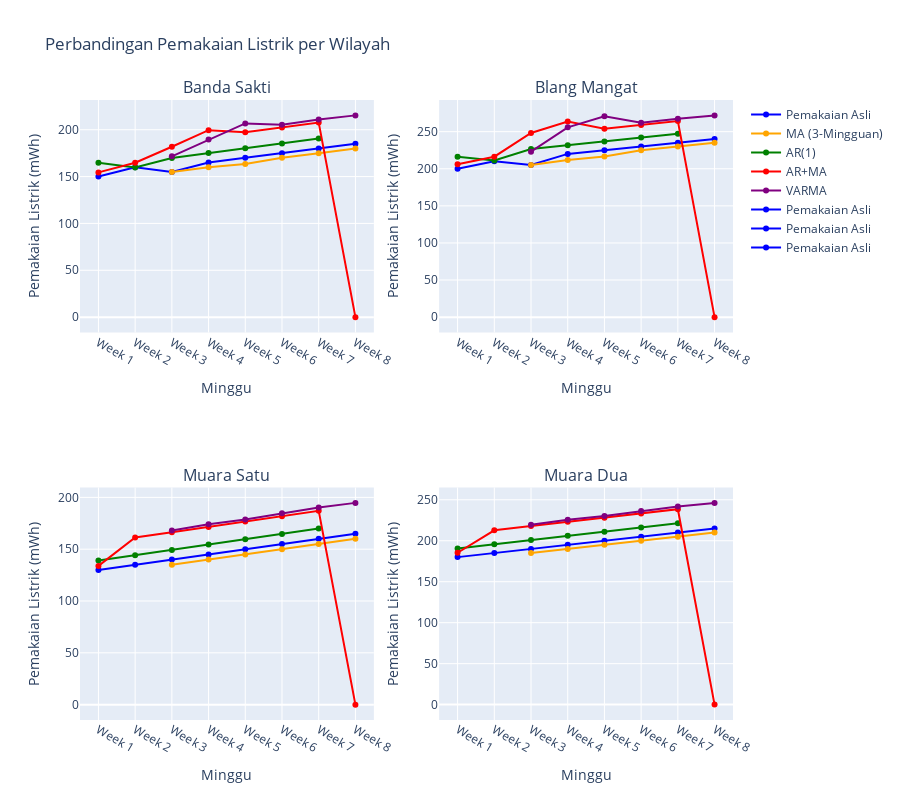

Here is the notebook cell this chart was saved with:
### Code cell
# 7. Plotting grafik perbandingan per wilayah dalam grid 2x2 menggunakan Plotly
fig = make_subplots(rows=2, cols=2, subplot_titles=regions)

for idx, region in enumerate(regions):
    df_region = df_regions[region]
    row = idx // 2 + 1
    col = idx % 2 + 1
    
    # Pemakaian Asli
    fig.add_trace(go.Scatter(x=df_region['Minggu'], y=df_region['Y'], mode='lines+markers', 
                             name='Pemakaian Asli', line=dict(color=colors['Pemakaian Asli'])), row=row, col=col)
    
    # Menambahkan model dengan warna yang ditentukan
    for model in models:
        show_legend = (region == regions[0])  # Hanya tunjukkan legend pada subplot pertama
        fig.add_trace(go.Scatter(x=df_region['Minggu'], y=df_region[model], mode='lines+markers', 
                                 name=model if show_legend else '', line=dict(color=colors[model]), showlegend=show_legend), row=row, col=col)

# Menyesuaikan layout
fig.update_layout(title_text='Perbandingan Pemakaian Listrik per Wilayah', height=800)
fig.update_xaxes(title_text='Minggu')
fig.update_yaxes(title_text='Pemakaian Listrik (mWh)')
fig.show()

### Figure 1 — Plotly figure (JSON) as saved in the notebook; plotly's stock layout.template omitted (floating-point values rounded to 4 significant figures)
{"data": [{"line": {"color": "blue"}, "mode": "lines+markers", "name": "Pemakaian Asli", "type": "scatter", "x": ["Week 1", "Week 2", "Week 3", "Week 4", "Week 5", "Week 6", "Week 7", "Week 8"], "xaxis": "x", "y": [150, 160, 155, 165, 170, 175, 180, 185], "yaxis": "y"}, {"line": {"color": "orange"}, "mode": "lines+markers", "name": "MA (3-Mingguan)", "showlegend": true, "type": "scatter", "x": ["Week 1", "Week 2", "Week 3", "Week 4", "Week 5", "Week 6", "Week 7", "Week 8"], "xaxis": "x", "y": [null, null, 155, 160, 163.3, 170, 175, 180], "yaxis": "y"}, {"line": {"color": "green"}, "mode": "lines+markers", "name": "AR(1)", "showlegend": true, "type": "scatter", "x": ["Week 1", "Week 2", "Week 3", "Week 4", "Week 5", "Week 6", "Week 7", "Week 8"], "xaxis": "x", "y": [164.8, 159.6, 169.9, 175.1, 180.2, 185.4, 190.5, null], "yaxis": "y"}, {"line": {"color": "red"}, "mode": "lines+markers", "name": "AR+MA", "showlegend": true, "type": "scatter", "x": ["Week 1", "Week 2", "Week 3", "Week 4", "Week 5", "Week 6", "Week 7", "Week 8"], "xaxis": "x", "y": [154.5, 164.8, 181.8, 199.6, 197.3, 202.4, 207.6, 0], "yaxis": "y"}, {"line": {"color": "purple"}, "mode": "lines+markers", "name": "VARMA", "showlegend": true, "type": "scatter", "x": ["Week 1", "Week 2", "Week 3", "Week 4", "Week 5", "Week 6", "Week 7", "Week 8"], "xaxis": "x", "y": [null, null, 171.6, 189.5, 206.7, 205.4, 210.8, 215.3], "yaxis": "y"}, {"line": {"color": "blue"}, "mode": "lines+markers", "name": "Pemakaian Asli", "type": "scatter", "x": ["Week 1", "Week 2", "Week 3", "Week 4", "Week 5", "Week 6", "Week 7", "Week 8"], "xaxis": "x2", "y": [200, 210, 205, 220, 225, 230, 235, 240], "yaxis": "y2"}, {"line": {"color": "orange"}, "mode": "lines+markers", "name": "", "showlegend": false, "type": "scatter", "x": ["Week 1", "Week 2", "Week 3", "Week 4", "Week 5", "Week 6", "Week 7", "Week 8"], "xaxis": "x2", "y": [null, null, 205, 211.7, 216.7, 225, 230, 235], "yaxis": "y2"}, {"line": {"color": "green"}, "mode": "lines+markers", "name": "", "showlegend": false, "type": "scatter", "x": ["Week 1", "Week 2", "Week 3", "Week 4", "Week 5", "Week 6", "Week 7", "Week 8"], "xaxis": "x2", "y": [216.3, 211.1, 226.6, 231.7, 236.9, 242.0, 247.2, null], "yaxis": "y2"}, {"line": {"color": "red"}, "mode": "lines+markers", "name": "", "showlegend": false, "type": "scatter", "x": ["Week 1", "Week 2", "Week 3", "Week 4", "Week 5", "Week 6", "Week 7", "Week 8"], "xaxis": "x2", "y": [206.0, 216.3, 248.2, 263.6, 253.9, 259.1, 264.2, 0], "yaxis": "y2"}, {"line": {"color": "purple"}, "mode": "lines+markers", "name": "", "showlegend": false, "type": "scatter", "x": ["Week 1", "Week 2", "Week 3", "Week 4", "Week 5", "Week 6", "Week 7", "Week 8"], "xaxis": "x2", "y": [null, null, 223.1, 255.9, 270.7, 262.0, 267.5, 271.9], "yaxis": "y2"}, {"line": {"color": "blue"}, "mode": "lines+markers", "name": "Pemakaian Asli", "type": "scatter", "x": ["Week 1", "Week 2", "Week 3", "Week 4", "Week 5", "Week 6", "Week 7", "Week 8"], "xaxis": "x3", "y": [130, 135, 140, 145, 150, 155, 160, 165], "yaxis": "y3"}, {"line": {"color": "orange"}, "mode": "lines+markers", "name": "", "showlegend": false, "type": "scatter", "x": ["Week 1", "Week 2", "Week 3", "Week 4", "Week 5", "Week 6", "Week 7", "Week 8"], "xaxis": "x3", "y": [null, null, 135, 140, 145, 150, 155, 160], "yaxis": "y3"}, {"line": {"color": "green"}, "mode": "lines+markers", "name": "", "showlegend": false, "type": "scatter", "x": ["Week 1", "Week 2", "Week 3", "Week 4", "Week 5", "Week 6", "Week 7", "Week 8"], "xaxis": "x3", "y": [139.0, 144.2, 149.3, 154.5, 159.6, 164.8, 169.9, null], "yaxis": "y3"}, {"line": {"color": "red"}, "mode": "lines+markers", "name": "", "showlegend": false, "type": "scatter", "x": ["Week 1", "Week 2", "Week 3", "Week 4", "Week 5", "Week 6", "Week 7", "Week 8"], "xaxis": "x3", "y": [133.9, 161.2, 166.4, 171.5, 176.7, 181.8, 187.0, 0], "yaxis": "y3"}, {"line": {"color": "purple"}, "mode": "lines+markers", "name": "", "showlegend": false, "type": "scatter", "x": ["Week 1", "Week 2", "Week 3", "Week 4", "Week 5", "Week 6", "Week 7", "Week 8"], "xaxis": "x3", "y": [null, null, 168.1, 174.1, 178.7, 184.8, 190.2, 194.7], "yaxis": "y3"}, {"line": {"color": "blue"}, "mode": "lines+markers", "name": "Pemakaian Asli", "type": "scatter", "x": ["Week 1", "Week 2", "Week 3", "Week 4", "Week 5", "Week 6", "Week 7", "Week 8"], "xaxis": "x4", "y": [180, 185, 190, 195, 200, 205, 210, 215], "yaxis": "y4"}, {"line": {"color": "orange"}, "mode": "lines+markers", "name": "", "showlegend": false, "type": "scatter", "x": ["Week 1", "Week 2", "Week 3", "Week 4", "Week 5", "Week 6", "Week 7", "Week 8"], "xaxis": "x4", "y": [null, null, 185, 190, 195, 200, 205, 210], "yaxis": "y4"}, {"line": {"color": "green"}, "mode": "lines+markers", "name": "", "showlegend": false, "type": "scatter", "x": ["Week 1", "Week 2", "Week 3", "Week 4", "Week 5", "Week 6", "Week 7", "Week 8"], "xaxis": "x4", "y": [190.5, 195.7, 200.8, 206.0, 211.1, 216.3, 221.4, null], "yaxis": "y4"}, {"line": {"color": "red"}, "mode": "lines+markers", "name": "", "showlegend": false, "type": "scatter", "x": ["Week 1", "Week 2", "Week 3", "Week 4", "Week 5", "Week 6", "Week 7", "Week 8"], "xaxis": "x4", "y": [185.4, 212.7, 217.9, 223.0, 228.2, 233.3, 238.5, 0], "yaxis": "y4"}, {"line": {"color": "purple"}, "mode": "lines+markers", "name": "", "showlegend": false, "type": "scatter", "x": ["Week 1", "Week 2", "Week 3", "Week 4", "Week 5", "Week 6", "Week 7", "Week 8"], "xaxis": "x4", "y": [null, null, 219.6, 225.6, 230.2, 236.2, 241.7, 246.2], "yaxis": "y4"}], "layout": {"annotations": [{"font": {"size": 16}, "showarrow": false, "text": "Banda Sakti", "x": 0.225, "xanchor": "center", "xref": "paper", "y": 1, "yanchor": "bottom", "yref": "paper"}, {"font": {"size": 16}, "showarrow": false, "text": "Blang Mangat", "x": 0.775, "xanchor": "center", "xref": "paper", "y": 1, "yanchor": "bottom", "yref": "paper"}, {"font": {"size": 16}, "showarrow": false, "text": "Muara Satu", "x": 0.225, "xanchor": "center", "xref": "paper", "y": 0.375, "yanchor": "bottom", "yref": "paper"}, {"font": {"size": 16}, "showarrow": false, "text": "Muara Dua", "x": 0.775, "xanchor": "center", "xref": "paper", "y": 0.375, "yanchor": "bottom", "yref": "paper"}], "height": 800, "title": {"text": "Perbandingan Pemakaian Listrik per Wilayah"}, "xaxis": {"anchor": "y", "domain": [0, 0.45], "title": {"text": "Minggu"}}, "xaxis2": {"anchor": "y2", "domain": [0.55, 1], "title": {"text": "Minggu"}}, "xaxis3": {"anchor": "y3", "domain": [0, 0.45], "title": {"text": "Minggu"}}, "xaxis4": {"anchor": "y4", "domain": [0.55, 1], "title": {"text": "Minggu"}}, "yaxis": {"anchor": "x", "domain": [0.625, 1], "title": {"text": "Pemakaian Listrik (mWh)"}}, "yaxis2": {"anchor": "x2", "domain": [0.625, 1], "title": {"text": "Pemakaian Listrik (mWh)"}}, "yaxis3": {"anchor": "x3", "domain": [0, 0.375], "title": {"text": "Pemakaian Listrik (mWh)"}}, "yaxis4": {"anchor": "x4", "domain": [0, 0.375], "title": {"text": "Pemakaian Listrik (mWh)"}}}}
